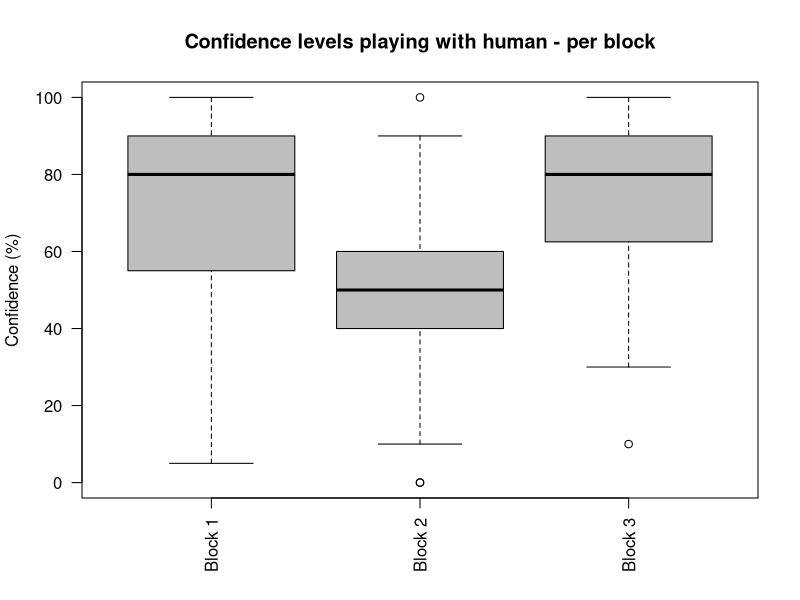
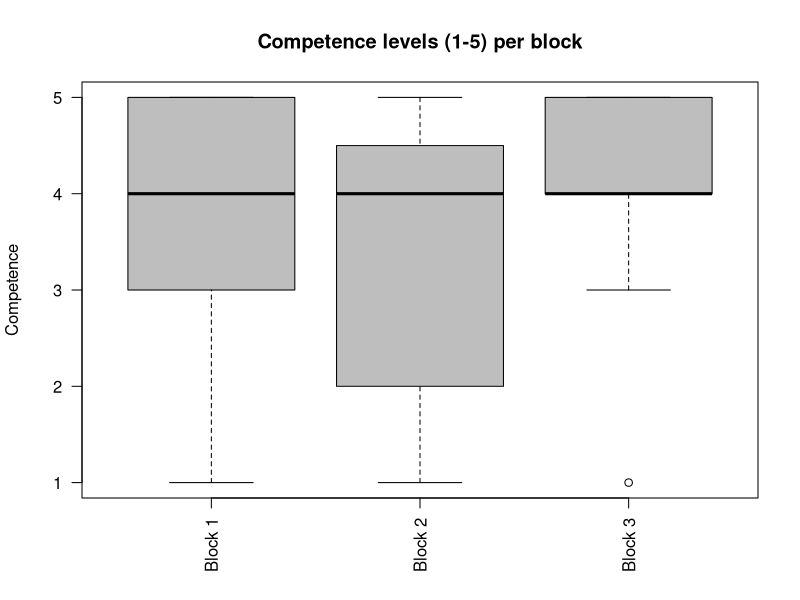
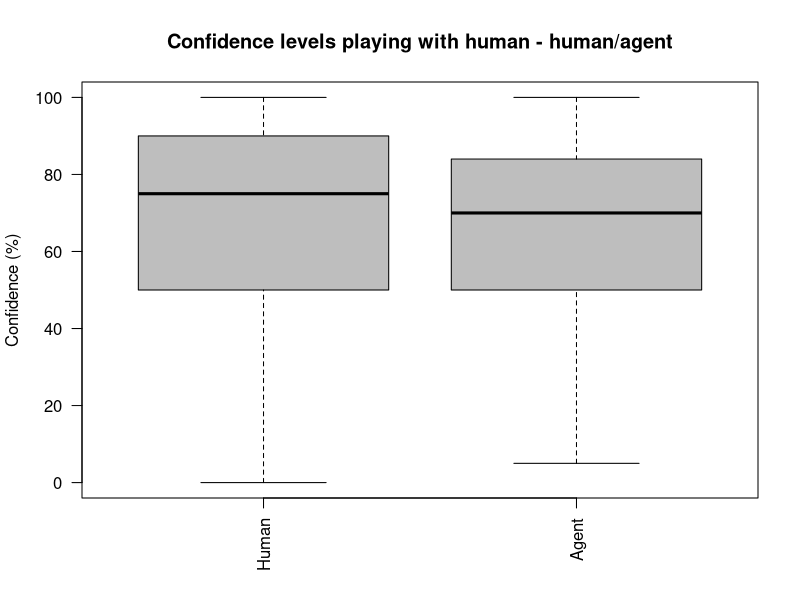

Source code (R) for these figures, in order:
## ---- chunk 1
library(magrittr)
library(dplyr)
library(ggplot2)
library(stringr)
## ---- chunk 2
q_data <- read.csv('questionnaire_data.csv', na.strings= c("-"))
data_p1 <- q_data %>% filter(grepl("1$", Participant))
data_p2 <- q_data %>% filter(grepl("2$", Participant))
data_p3 <- q_data %>% filter(grepl("3$", Participant))
## ---- chunk 3
confidenceHuman <- c(data_p1$B1.Human.., data_p1$B2.Human.., data_p2$B1.Human.., data_p2$B3.Human.., data_p3$B2.Human.., data_p3$B3.Human..)
confidenceAgent <- c(data_p1$B3.Human.., data_p2$B2.Human.., data_p3$B1.Human..)
## ---- chunk 4

humanB1 = data.frame(q_data$B1.Human.., seq(1:21))
humanB2 = data.frame(q_data$B2.Human.., seq(1:21))
humanB3 = data.frame(q_data$B3.Human.., seq(1:21))
competenceB1 = data.frame(q_data$B1.Competent, seq(1:21))
competenceB2 = data.frame(q_data$B2.Competent, seq(1:21))
competenceB3 = data.frame(q_data$B3.Competent, seq(1:21))

confidenceHumanFrame = data.frame(confidenceHuman, seq(1:42))
confidenceAgentFrame = data.frame(confidenceAgent, seq(1:21))


## ---- chunk 5
boxplot(humanB1$q_data.B1.Human.., humanB2$q_data.B2.Human.., humanB3$q_data.B3.Human..,
        main = "Confidence levels playing with human - per block",
        at = c(1,2, 3),
        names = c("Block 1", "Block 2", "Block 3"),
        las = 2,
        col = c("grey", "grey", "grey", "grey", "grey"),
        border = "black",
        horizontal = FALSE,
        notch = FALSE,
        ylab = "Confidence (%)",
        ylim = c(0, 100)
)
## ---- chunk 6

boxplot(competenceB1$q_data.B1.Competent, competenceB2$q_data.B2.Competent, competenceB3$q_data.B3.Competent,
        main = "Competence levels (1-5) per block",
        at = c(1,2, 3),
        names = c("Block 1", "Block 2", "Block 3"),
        las = 2,
        col = c("grey", "grey", "grey", "grey", "grey"),
        border = "black",
        horizontal = FALSE,
        notch = FALSE,
        ylab = "Competence",
        ylim = c(1, 5)
)

## ---- chunk 7
boxplot(confidenceHumanFrame$confidenceHuman, confidenceAgentFrame$confidenceAgent,
        main = "Confidence levels playing with human - human/agent",
        at = c(1,2),
        names = c("Human", "Agent"),
        las = 2,
        col = c("grey", "grey", "grey", "grey", "grey"),
        border = "black",
        horizontal = FALSE,
        notch = FALSE,
        ylab = "Confidence (%)",
        ylim = c(0, 100)
)

